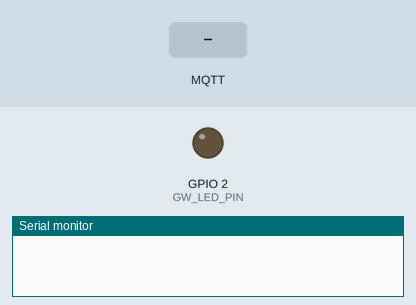
This program was run on a simulated ESP32. Parts: output pins drawn as LEDs (lit = HIGH), the last lines printed to the serial monitor. Dashed ring = blinking. Inputs (shaded band) come from the test bench. WiFi joins after 1.5 s; servers stay silent unless stated; no CAN messages arrive unless stated; the local clock reads 2024-03-15 10:24:30 at power-on unless the program sets it; no MQTT or app messages arrive unless stated; not simulated (calls return 0 or success): secrets.example.h; names the files do not define were given values by the test bench: MQTT_PORT = 1883.

Above: at 0.0 s.
At 1.45 s:
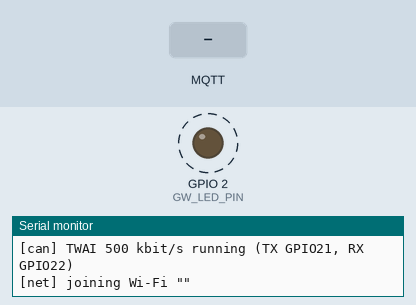
1.5 s: MQTT message "1" arrives on the first subscribed topic
At 2.4 s:
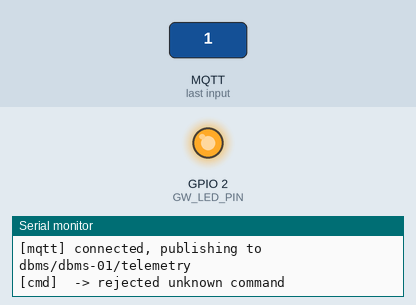
Timing chart, 0 to 4.5 s (numbered marks = the images above; inputs shaded):
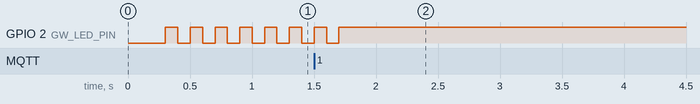

The program:

main.cpp
```cpp
/**
 * @file    main.cpp
 * @brief   Distributed BMS - Node 3 IoT Gateway (ESP32 DevKit V1 + ISO1042)
 *
 *  CAN (all frames) --> live snapshot --> JSON every second --> MQTT
 *  - While MQTT is down, snapshots go into a RAM ring buffer and are
 *    replayed (with their original time stamps) after reconnecting.
 *  - Fault and state changes of Node 1 / Node 2 are also sent as events.
 *  - Remote commands arrive on <root>/cmd and are forwarded to Node 2.
 */
#include <Arduino.h>
#include <ArduinoJson.h>
#include "gateway_config.h"
#include "bms_model.h"
#include "can_link.h"
#include "net_link.h"

static BmsSnapshot s_ring[GW_BUFFER_SNAPSHOTS];
static uint16_t    s_ring_head, s_ring_count;
static char        s_json[GW_MQTT_BUFFER_BYTES];
static uint32_t    s_seq;
static uint32_t    t_publish, t_log;

static bool        s_have_prev;
static uint8_t     s_prev_bms_state, s_prev_ctrl_state, s_prev_ctrl_faults;
static uint32_t    s_prev_bms_faults;

/* ==========================================================================
 * Store and forward
 * ========================================================================== */
static void ring_push(const BmsSnapshot &s)
{
    s_ring[s_ring_head] = s;
    s_ring_head = (uint16_t)((s_ring_head + 1u) % GW_BUFFER_SNAPSHOTS);
    if (s_ring_count < GW_BUFFER_SNAPSHOTS) s_ring_count++;      /* else oldest is overwritten */
}

static bool ring_pop_oldest(BmsSnapshot &s)
{
    if (s_ring_count == 0) return false;
    uint16_t tail = (uint16_t)((s_ring_head + GW_BUFFER_SNAPSHOTS - s_ring_count) % GW_BUFFER_SNAPSHOTS);
    s = s_ring[tail];
    s_ring_count--;
    return true;
}

static bool publish_snapshot(const BmsSnapshot &s)
{
    size_t n = model_to_json(s, s_json, sizeof(s_json));
    return n > 0 && net_publish_telemetry(s_json, n);
}

/* ==========================================================================
 * Events
 * ========================================================================== */
template <typename F>
static void names(JsonArray a, uint32_t bits, uint8_t nbits, F fn)
{
    for (uint8_t b = 0; b < nbits; b++) if (bits & (1UL << b)) a.add(fn(b));
}

static void send_event(const char *node, const char *type, const char *from, const char *to,
                       uint32_t set_bits, uint32_t clr_bits, bool is_bms)
{
    JsonDocument ev;
    char buf[384];
    ev["device"] = GW_DEVICE_ID;
    ev["ts"]     = net_epoch_ms();
    ev["node"]   = node;
    ev["type"]   = type;
    if (from) { ev["from"] = from; ev["to"] = to; }
    if (set_bits || clr_bits) {
        if (is_bms) {
            names(ev["set"].to<JsonArray>(),     set_bits, 24, bms_fault_name);
            names(ev["cleared"].to<JsonArray>(), clr_bits, 24, bms_fault_name);
        } else {
            names(ev["set"].to<JsonArray>(),     set_bits, 8, ctrl_fault_name);
            names(ev["cleared"].to<JsonArray>(), clr_bits, 8, ctrl_fault_name);
        }
    }
    serializeJson(ev, buf, sizeof(buf));
    Serial.printf("[event] %s\n", buf);
    net_publish_event(buf);
}

static void detect_events(const BmsSnapshot &s)
{
    if (!s_have_prev) {
        s_have_prev = true;
    } else {
        if (s.bms_faults != s_prev_bms_faults)
            send_event("bms", "fault", nullptr, nullptr, s.bms_faults & ~s_prev_bms_faults,
                       s_prev_bms_faults & ~s.bms_faults, true);
        if (s.bms_state != s_prev_bms_state)
            send_event("bms", "state", bms_state_name(s_prev_bms_state), bms_state_name(s.bms_state), 0, 0, true);
        if (s.ctrl_faults != s_prev_ctrl_faults)
            send_event("ctrl", "fault", nullptr, nullptr, s.ctrl_faults & ~s_prev_ctrl_faults,
                       s_prev_ctrl_faults & ~s.ctrl_faults, false);
        if (s.ctrl_state != s_prev_ctrl_state)
            send_event("ctrl", "state", ctrl_state_name(s_prev_ctrl_state), ctrl_state_name(s.ctrl_state), 0, 0, false);
    }
    s_prev_bms_faults  = s.bms_faults;
    s_prev_bms_state   = s.bms_state;
    s_prev_ctrl_faults = s.ctrl_faults;
    s_prev_ctrl_state  = s.ctrl_state;
}

/* ==========================================================================
 * LED and serial summary
 * ========================================================================== */
static void update_led(uint32_t now)
{
    bool on;
    if (!net_wifi_ok())      on = (now / 100u) & 1u;     /* fast blink: no Wi-Fi  */
    else if (!net_mqtt_ok()) on = (now / 500u) & 1u;     /* slow blink: no broker */
    else                     on = true;                  /* steady: all good      */
    digitalWrite(GW_LED_PIN, on ? HIGH : LOW);
}

static void log_summary(const BmsSnapshot &s)
{
    Serial.printf("[gw] WiFi %s %d dBm | MQTT %s | BMS %s %s %.2fV %.2fA SoC %.1f%% | CTRL %s %s | "
                  "rx %lu e2e %lu busoff %lu | buffered %u\n",
                  net_wifi_ok() ? "ok" : "--", net_rssi(), net_mqtt_ok() ? "ok" : "--",
                  s.bms_online ? "online" : "OFFLINE", bms_state_name(s.bms_state),
                  s.pack_cv / 100.0, s.current_ca / 100.0, s.soc_x10 / 10.0,
                  s.ctrl_online ? "online" : "OFFLINE", ctrl_state_name(s.ctrl_state),
                  (unsigned long)s.can_rx_frames, (unsigned long)s.can_e2e_errors,
                  (unsigned long)s.can_bus_off, s_ring_count);
}

/* ==========================================================================
 * Arduino entry points
 * ========================================================================== */
void setup()
{
    Serial.begin(115200);
    pinMode(GW_LED_PIN, OUTPUT);
    delay(200);
    Serial.printf("\n=== Distributed BMS | Node 3 IoT Gateway | fw %s | %s ===\n", GW_FW_VERSION, GW_DEVICE_ID);

    if (can_link_begin()) Serial.println("[can] TWAI 500 kbit/s running (TX GPIO21, RX GPIO22)");
    else                  Serial.println("[can] TWAI start FAILED - check wiring / pins");

    net_begin();
}

void loop()
{
    uint32_t now = millis();

    net_loop();
    can_link_set_gateway_status((uint8_t)((net_wifi_ok() ? GW_FLAG_WIFI_OK : 0) |
                                          (net_mqtt_ok() ? GW_FLAG_MQTT_OK : 0) |
                                          (net_time_ok() ? GW_FLAG_TIME_OK : 0)),
                                net_rssi());

    if (now - t_publish >= GW_PUBLISH_INTERVAL_MS) {
        t_publish = now;
        BmsSnapshot s;
        can_link_snapshot(s);
        s.ts_ms       = net_epoch_ms();
        s.seq         = ++s_seq;
        s.bms_online  = model_bms_online(s, now);
        s.ctrl_online = model_ctrl_online(s, now);
        s.wifi_rssi   = net_rssi();
        s.gw_uptime_s = now / 1000u;
        s.buffered    = s_ring_count;
        s.replay      = false;

        detect_events(s);
        if (!publish_snapshot(s)) ring_push(s);

        if (now - t_log >= 5000u) { t_log = now; log_summary(s); }
    }

    /* Replay buffered snapshots a few at a time once the broker is back */
    for (uint8_t k = 0; k < GW_REPLAY_PER_LOOP && net_mqtt_ok() && s_ring_count > 0; k++) {
        BmsSnapshot old;
        if (!ring_pop_oldest(old)) break;
        old.replay = true;
        if (!publish_snapshot(old)) { s_ring_count++; break; }   /* slot untouched: undo the pop */
    }

    update_led(now);
    delay(2);
}
```

bms_model.h
```cpp
/**
 * @file    bms_model.h
 * @brief   Decoded picture of the whole pack, built from CAN frames, and its
 *          JSON form for MQTT. Frame layouts: common/bms_can_protocol.h
 */
#pragma once

#include <Arduino.h>
#include "bms_can_protocol.h"

struct BmsSnapshot {
    uint64_t ts_ms;                 /* UTC epoch ms, 0 if time not synced  */
    uint32_t seq;
    bool     bms_online;            /* set when the snapshot is captured   */
    bool     ctrl_online;

    /* ---- Node 1: Master Monitoring Unit ---- */
    uint32_t bms_last_ms;           /* millis() of last valid BMS_STATUS   */
    uint8_t  bms_state;
    uint32_t bms_faults;
    uint16_t bms_warnings;
    uint16_t pack_cv;               /* 10 mV                               */
    int16_t  current_ca;            /* 10 mA                               */
    uint16_t soc_x10;
    uint16_t chg_limit_da, dsg_limit_da;   /* 0.1 A                       */
    uint8_t  limit_flags;
    int8_t   tmax_c;
    uint16_t cell_mv[BMS_CELL_COUNT];
    uint16_t cell_min_mv, cell_max_mv, cell_avg_mv;
    uint8_t  cell_min_no, cell_max_no;
    int16_t  ntc_dc[BMS_NTC_COUNT];
    uint16_t bal_mask, bal_delta_mv, bal_minutes;
    uint8_t  bal_flags, bal_count;
    uint16_t soh_x10, remaining_cah, usable_cah, discharged_dah;
    uint32_t bms_uptime_s;
    uint8_t  bms_fw_major, bms_fw_minor, bms_reset_cause;
    int8_t   bq_die_c;
    uint8_t  bq_ssa, bq_ssb, bq_ssc, bq_i2c_errors;
    uint16_t bq_battery_status, bq_alarm;

    /* ---- Node 2: System Controller ---- */
    uint32_t ctrl_last_ms;
    uint8_t  ctrl_state, ctrl_outputs, ctrl_fan_duty, ctrl_inputs, ctrl_faults, ctrl_warnings;
    uint32_t ctrl_uptime_s;
    uint8_t  ctrl_fw_major, ctrl_fw_minor;
    uint16_t fan_rpm;

    /* ---- Gateway / bus health ---- */
    uint32_t can_rx_frames;
    uint32_t can_e2e_errors;
    uint32_t can_bus_off;
    int8_t   wifi_rssi;
    uint32_t gw_uptime_s;
    uint16_t buffered;              /* snapshots waiting to be sent        */
    bool     replay;                /* this one comes from the buffer      */
};

/** Apply one received frame. Returns false if an E2E check failed. */
bool model_apply_frame(BmsSnapshot &s, uint16_t id, const uint8_t *d, uint32_t now_ms);

/** Serialise a snapshot to JSON. Returns the length (0 if it did not fit). */
size_t model_to_json(const BmsSnapshot &s, char *out, size_t cap);

bool model_bms_online(const BmsSnapshot &s, uint32_t now_ms);
bool model_ctrl_online(const BmsSnapshot &s, uint32_t now_ms);

const char *bms_state_name(uint8_t s);
const char *ctrl_state_name(uint8_t s);
const char *bms_fault_name(uint8_t bit);       /* bit 0..23 */
const char *bms_warning_name(uint8_t bit);     /* bit 0..15 */
const char *ctrl_fault_name(uint8_t bit);      /* bit 0..7  */
const char *ctrl_warning_name(uint8_t bit);    /* bit 0..7  */
```

can_link.h
```cpp
/**
 * @file    can_link.h
 * @brief   ESP32 TWAI (CAN) link. A dedicated FreeRTOS task receives every
 *          frame, decodes it into the shared snapshot, recovers from bus-off
 *          and sends the gateway heartbeat and queued commands. Wi-Fi or
 *          MQTT reconnects in loop() can therefore never stall CAN reception.
 */
#pragma once

#include <Arduino.h>
#include "bms_model.h"

bool can_link_begin(void);

/** Thread-safe copy of the live snapshot. */
void can_link_snapshot(BmsSnapshot &out);

/** Queue a GW_CMD frame for Node 2 (thread-safe). */
bool can_link_send_command(uint8_t cmd, uint8_t arg);

/** Status bits for the heartbeat frame (GW_FLAG_*) and RSSI. */
void can_link_set_gateway_status(uint8_t flags, int8_t rssi_dbm);
```

net_link.h
```cpp
/**
 * @file    net_link.h
 * @brief   Wi-Fi, NTP time, MQTT and OTA for the gateway.
 *
 *  Topics (root = GW_TOPIC_ROOT/GW_DEVICE_ID, e.g. dbms/dbms-01):
 *    <root>/telemetry   JSON snapshot every GW_PUBLISH_INTERVAL_MS
 *    <root>/event       fault / state changes
 *    <root>/status      "online" / "offline" (retained, last will)
 *    <root>/cmd         remote commands in   (JSON, needs GW_CMD_TOKEN)
 *    <root>/cmd/ack     command result out
 */
#pragma once

#include <Arduino.h>

void     net_begin(void);
void     net_loop(void);            /* call every loop(): reconnects, OTA */

bool     net_wifi_ok(void);
bool     net_mqtt_ok(void);
bool     net_time_ok(void);
int8_t   net_rssi(void);
uint64_t net_epoch_ms(void);        /* UTC, 0 until NTP has synced */

bool     net_publish_telemetry(const char *json, size_t len);
bool     net_publish_event(const char *json);
```

secrets.example.h
```cpp
/**
 * @file    secrets.example.h
 * @brief   Copy this file to secrets.h and fill in your own values.
 *          secrets.h is git-ignored so passwords never reach the repository.
 */
#pragma once

#define WIFI_SSID           "your-wifi-name"
#define WIFI_PASSWORD       "your-wifi-password"

/* Local Mosquitto (e.g. 192.168.1.10:1883) or a cloud broker.
 * For a TLS broker (e.g. HiveMQ Cloud on 8883) set MQTT_USE_TLS to 1 and
 * paste the broker root CA below (empty CA = encrypted but not verified). */
#define MQTT_HOST           "192.168.1.10"
#define MQTT_PORT           1883
#define MQTT_USER           ""
#define MQTT_PASSWORD       ""
#define MQTT_USE_TLS        0
#define MQTT_ROOT_CA        ""

/* Remote commands must carry this token: {"cmd":"stop","token":"..."}.
 * Leave empty only on a private test network. */
#define GW_CMD_TOKEN        "change-me"

/* ArduinoOTA password for wireless firmware updates */
#define OTA_PASSWORD        "change-me"
```

can_link.cpp
```cpp
/**
 * @file    can_link.cpp
 * @brief   TWAI driver task (see can_link.h).
 */
#include "can_link.h"
#include "gateway_config.h"
#include "driver/twai.h"

struct PendingCmd { uint8_t cmd; uint8_t arg; };

static BmsSnapshot     s_live;
static portMUX_TYPE    s_mux = portMUX_INITIALIZER_UNLOCKED;
static QueueHandle_t   s_cmd_queue;
static volatile uint8_t s_gw_flags;
static volatile int8_t  s_gw_rssi;
static uint8_t         s_hb_counter;
static uint8_t         s_cmd_counter;

static bool transmit(uint16_t id, const uint8_t *d)
{
    twai_message_t m = {};
    m.identifier = id;
    m.data_length_code = 8;
    memcpy(m.data, d, 8);
    return twai_transmit(&m, pdMS_TO_TICKS(5)) == ESP_OK;
}

static void send_heartbeat(void)
{
    uint8_t d[8] = {0};
    d[0] = s_gw_flags;
    d[1] = (uint8_t)s_gw_rssi;
    can_put_u32(d, 2, (uint32_t)(millis() / 1000u));
    can_e2e_protect(CAN_ID_GW_HEARTBEAT, d, s_hb_counter++);
    transmit(CAN_ID_GW_HEARTBEAT, d);
}

static void can_task(void *)
{
    uint32_t last_hb = 0;

    for (;;) {
        twai_message_t m;
        if (twai_receive(&m, pdMS_TO_TICKS(10)) == ESP_OK) {
            if (!m.extd && !m.rtr && m.data_length_code == 8) {
                uint32_t now = millis();
                portENTER_CRITICAL(&s_mux);
                s_live.can_rx_frames++;
                if (!model_apply_frame(s_live, (uint16_t)m.identifier, m.data, now)) s_live.can_e2e_errors++;
                portEXIT_CRITICAL(&s_mux);
            }
        }

        uint32_t alerts = 0;
        if (twai_read_alerts(&alerts, 0) == ESP_OK) {
            if (alerts & TWAI_ALERT_BUS_OFF) {
                portENTER_CRITICAL(&s_mux);
                s_live.can_bus_off++;
                portEXIT_CRITICAL(&s_mux);
                twai_initiate_recovery();
            }
            if (alerts & TWAI_ALERT_BUS_RECOVERED) twai_start();
        }

        PendingCmd c;
        while (xQueueReceive(s_cmd_queue, &c, 0) == pdTRUE) {
            uint8_t d[8] = {0};
            d[0] = c.cmd;
            d[1] = c.arg;
            can_e2e_protect(CAN_ID_GW_CMD, d, ++s_cmd_counter);
            transmit(CAN_ID_GW_CMD, d);
        }

        if (millis() - last_hb >= CAN_PERIOD_INFO_MS) {
            last_hb = millis();
            send_heartbeat();
        }
    }
}

bool can_link_begin(void)
{
    twai_general_config_t g = TWAI_GENERAL_CONFIG_DEFAULT((gpio_num_t)GW_CAN_TX_PIN,
                                                          (gpio_num_t)GW_CAN_RX_PIN,
                                                          TWAI_MODE_NORMAL);
    twai_timing_config_t  t = TWAI_TIMING_CONFIG_500KBITS();
    twai_filter_config_t  f = TWAI_FILTER_CONFIG_ACCEPT_ALL();   /* gateway sees everything */

    g.rx_queue_len   = 64;
    g.tx_queue_len   = 8;
    g.alerts_enabled = TWAI_ALERT_BUS_OFF | TWAI_ALERT_BUS_RECOVERED |
                       TWAI_ALERT_ERR_PASS | TWAI_ALERT_RX_QUEUE_FULL;

    memset(&s_live, 0, sizeof(s_live));
    s_cmd_queue = xQueueCreate(8, sizeof(PendingCmd));

    if (twai_driver_install(&g, &t, &f) != ESP_OK) return false;
    if (twai_start() != ESP_OK) return false;

    /* Core 1 with loop(); higher priority so decoding always wins */
    xTaskCreatePinnedToCore(can_task, "can", 4096, nullptr, 5, nullptr, 1);
    return true;
}

void can_link_snapshot(BmsSnapshot &out)
{
    portENTER_CRITICAL(&s_mux);
    out = s_live;
    portEXIT_CRITICAL(&s_mux);
}

bool can_link_send_command(uint8_t cmd, uint8_t arg)
{
    PendingCmd c = { cmd, arg };
    return s_cmd_queue != nullptr && xQueueSend(s_cmd_queue, &c, 0) == pdTRUE;
}

void can_link_set_gateway_status(uint8_t flags, int8_t rssi_dbm)
{
    s_gw_flags = flags;
    s_gw_rssi  = rssi_dbm;
}
```

gateway_config.h
```cpp
/**
 * @file    gateway_config.h
 * @brief   Node 3 (IoT Gateway) settings that are not secret.
 *          Wi-Fi / MQTT credentials live in secrets.h (not in git).
 */
#pragma once

#define GW_FW_VERSION               "1.0.0"
#define GW_FW_MAJOR                 1
#define GW_FW_MINOR                 0

/* Identity: topics are <GW_TOPIC_ROOT>/<GW_DEVICE_ID>/... */
#define GW_DEVICE_ID                "dbms-01"
#define GW_TOPIC_ROOT               "dbms"

/* Hardware: ESP32 DevKit V1 + custom ISO1042 isolated CAN module */
#define GW_CAN_TX_PIN               21
#define GW_CAN_RX_PIN               22
#define GW_LED_PIN                  2       /* on-board blue LED       */

/* Telemetry */
#define GW_PUBLISH_INTERVAL_MS      1000    /* one JSON snapshot / s   */
#define GW_NODE_STALE_MS            1000    /* node shown offline after */
#define GW_BUFFER_SNAPSHOTS         300     /* 5 min kept while offline */
#define GW_REPLAY_PER_LOOP          5       /* buffered msgs sent / loop */
#define GW_MQTT_BUFFER_BYTES        2048
#define GW_MQTT_RETRY_MS            5000
#define GW_WIFI_RETRY_MS            10000

/* Time (stored as UTC epoch ms; Sri Lanka is UTC+05:30 for display) */
#define GW_NTP_SERVER_1             "pool.ntp.org"
#define GW_NTP_SERVER_2             "time.google.com"
```

Source omitted: bms_model.cpp (10523 bytes), net_link.cpp (6935 bytes)
